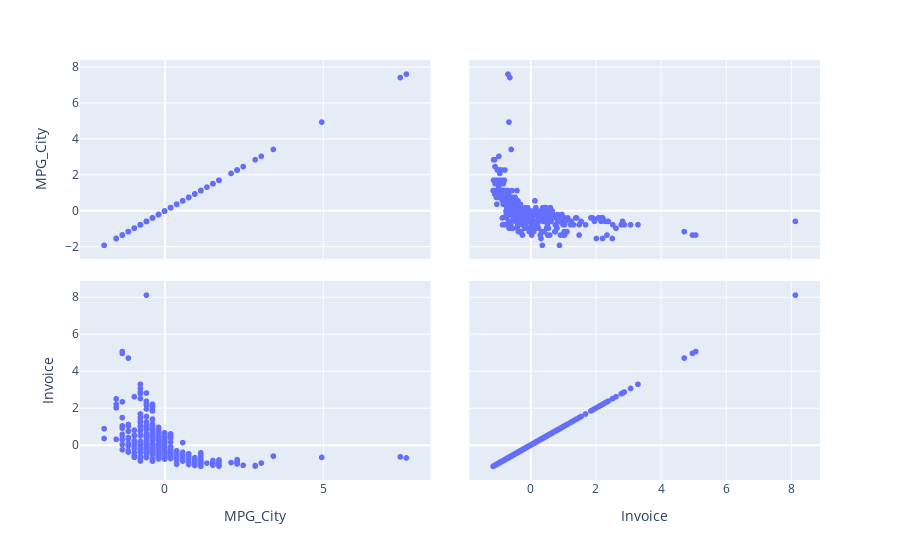

Source (notebook cell):
### Markdown cell above
### 2.2.2. Variables numéricas vas a crear un scatter plot.Explique cómo interpreta el gráfico

### Code cell
fig = px.scatter_matrix(df_Excluide[["MPG_City","Invoice"]])
fig.show()

### Figure 1 — Plotly figure (JSON) as saved in the notebook; plotly's stock layout.template omitted (floating-point values rounded to 4 significant figures; data arrays with more than 128 entries replaced by an {"elided": "..."} marker saying what was removed)
{"data": [{"dimensions": [{"axis": {"matches": true}, "label": "MPG_City", "values": {"elided": "428 float values"}}, {"axis": {"matches": true}, "label": "Invoice", "values": {"elided": "428 float values"}}], "hovertemplate": "%{xaxis.title.text}=%{x}<br>%{yaxis.title.text}=%{y}<extra></extra>", "legendgroup": "", "marker": {"color": "#636efa", "symbol": "circle"}, "name": "", "showlegend": false, "type": "splom"}], "layout": {"dragmode": "select", "legend": {"tracegroupgap": 0}, "margin": {"t": 60}}}
